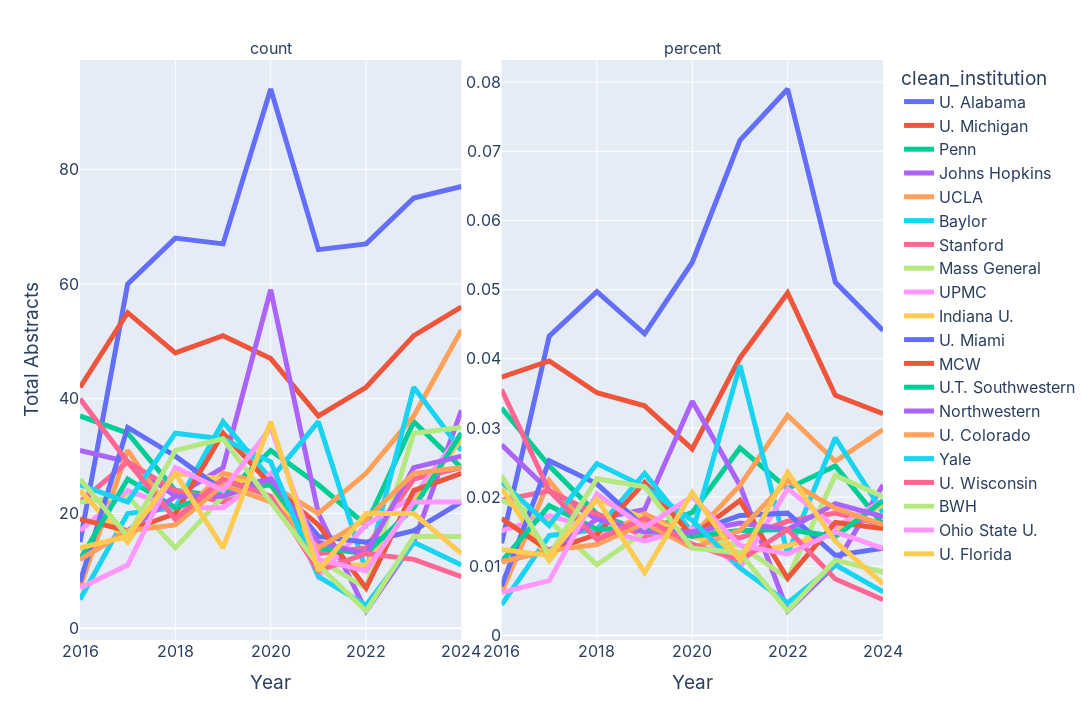

The notebook cell this image was saved under:
### Code cell
## Melt the df_institution_year_subset dataframe and create a new line plot faceting the count and percent

df_institution_year_subset_melt = pd.melt(df_institution_year_subset, id_vars=['year', 'clean_institution'], value_vars=['count', 'percent'])

df_institution_year_subset_melt

fig = px.line(

    df_institution_year_subset_melt,
    x='year',
    y='value',
    color='clean_institution',
    facet_col='variable',
    facet_col_wrap=2,
    facet_col_spacing=0.05,
    labels = dict(year = 'Year', value = 'Total Abstracts')

)

fig.update_layout(
    width=1600,
    height=720,
    font=dict(
        family="Inter",
        size=16)
)

fig.update_traces(textfont_size=24)
fig.update_xaxes(tickangle=0)

fig.update_layout(
    xaxis_title="Year",
    yaxis_title="Total Abstracts"
)

## Non standard y-axes
fig.update_yaxes(matches=None)

## Show y-axes labels for both facets
fig.update_yaxes(showticklabels=True)

fig.update_traces(line=dict(width=5))

fig.write_image('fig3_top_institutions_year_melt.svg')

## Get rid of 'variable=' in the facet title
fig.for_each_annotation(lambda a: a.update(text=a.text.split("=")[-1]))



fig.show()

### Figure 1 — Plotly figure (JSON) as saved in the notebook; plotly's stock layout.template omitted (floating-point values rounded to 4 significant figures)
{"data": [{"hovertemplate": "clean_institution=U. Alabama<br>variable=count<br>Year=%{x}<br>Total Abstracts=%{y}<extra></extra>", "legendgroup": "U. Alabama", "line": {"color": "#636efa", "dash": "solid", "width": 5}, "marker": {"symbol": "circle"}, "mode": "lines", "name": "U. Alabama", "orientation": "v", "showlegend": true, "textfont": {"size": 24}, "type": "scatter", "x": [2024, 2023, 2022, 2021, 2020, 2019, 2018, 2017, 2016], "xaxis": "x", "y": [77, 75, 67, 66, 94, 67, 68, 60, 15], "yaxis": "y"}, {"hovertemplate": "clean_institution=U. Alabama<br>variable=percent<br>Year=%{x}<br>Total Abstracts=%{y}<extra></extra>", "legendgroup": "U. Alabama", "line": {"color": "#636efa", "dash": "solid", "width": 5}, "marker": {"symbol": "circle"}, "mode": "lines", "name": "U. Alabama", "orientation": "v", "showlegend": false, "textfont": {"size": 24}, "type": "scatter", "x": [2024, 2023, 2022, 2021, 2020, 2019, 2018, 2017, 2016], "xaxis": "x2", "y": [0.0441, 0.05106, 0.07901, 0.07158, 0.05396, 0.04362, 0.04971, 0.04329, 0.01333], "yaxis": "y2"}, {"hovertemplate": "clean_institution=U. Michigan<br>variable=count<br>Year=%{x}<br>Total Abstracts=%{y}<extra></extra>", "legendgroup": "U. Michigan", "line": {"color": "#EF553B", "dash": "solid", "width": 5}, "marker": {"symbol": "circle"}, "mode": "lines", "name": "U. Michigan", "orientation": "v", "showlegend": true, "textfont": {"size": 24}, "type": "scatter", "x": [2024, 2023, 2022, 2021, 2020, 2019, 2018, 2017, 2016], "xaxis": "x", "y": [56, 51, 42, 37, 47, 51, 48, 55, 42], "yaxis": "y"}, {"hovertemplate": "clean_institution=U. Michigan<br>variable=percent<br>Year=%{x}<br>Total Abstracts=%{y}<extra></extra>", "legendgroup": "U. Michigan", "line": {"color": "#EF553B", "dash": "solid", "width": 5}, "marker": {"symbol": "circle"}, "mode": "lines", "name": "U. Michigan", "orientation": "v", "showlegend": false, "textfont": {"size": 24}, "type": "scatter", "x": [2024, 2023, 2022, 2021, 2020, 2019, 2018, 2017, 2016], "xaxis": "x2", "y": [0.03207, 0.03472, 0.04953, 0.04013, 0.02698, 0.0332, 0.03509, 0.03968, 0.03733], "yaxis": "y2"}, {"hovertemplate": "clean_institution=Penn<br>variable=count<br>Year=%{x}<br>Total Abstracts=%{y}<extra></extra>", "legendgroup": "Penn", "line": {"color": "#00cc96", "dash": "solid", "width": 5}, "marker": {"symbol": "circle"}, "mode": "lines", "name": "Penn", "orientation": "v", "showlegend": true, "textfont": {"size": 24}, "type": "scatter", "x": [2024, 2023, 2022, 2021, 2020, 2019, 2018, 2017, 2016], "xaxis": "x", "y": [28, 36, 18, 25, 31, 23, 24, 34, 37], "yaxis": "y"}, {"hovertemplate": "clean_institution=Penn<br>variable=percent<br>Year=%{x}<br>Total Abstracts=%{y}<extra></extra>", "legendgroup": "Penn", "line": {"color": "#00cc96", "dash": "solid", "width": 5}, "marker": {"symbol": "circle"}, "mode": "lines", "name": "Penn", "orientation": "v", "showlegend": false, "textfont": {"size": 24}, "type": "scatter", "x": [2024, 2023, 2022, 2021, 2020, 2019, 2018, 2017, 2016], "xaxis": "x2", "y": [0.01604, 0.02451, 0.02123, 0.02711, 0.0178, 0.01497, 0.01754, 0.02453, 0.03289], "yaxis": "y2"}, {"hovertemplate": "clean_institution=Johns Hopkins<br>variable=count<br>Year=%{x}<br>Total Abstracts=%{y}<extra></extra>", "legendgroup": "Johns Hopkins", "line": {"color": "#ab63fa", "dash": "solid", "width": 5}, "marker": {"symbol": "circle"}, "mode": "lines", "name": "Johns Hopkins", "orientation": "v", "showlegend": true, "textfont": {"size": 24}, "type": "scatter", "x": [2024, 2023, 2022, 2021, 2020, 2019, 2018, 2017, 2016], "xaxis": "x", "y": [38, 15, 3, 20, 59, 28, 23, 29, 31], "yaxis": "y"}, {"hovertemplate": "clean_institution=Johns Hopkins<br>variable=percent<br>Year=%{x}<br>Total Abstracts=%{y}<extra></extra>", "legendgroup": "Johns Hopkins", "line": {"color": "#ab63fa", "dash": "solid", "width": 5}, "marker": {"symbol": "circle"}, "mode": "lines", "name": "Johns Hopkins", "orientation": "v", "showlegend": false, "textfont": {"size": 24}, "type": "scatter", "x": [2024, 2023, 2022, 2021, 2020, 2019, 2018, 2017, 2016], "xaxis": "x2", "y": [0.02176, 0.01021, 0.003538, 0.02169, 0.03387, 0.01823, 0.01681, 0.02092, 0.02756], "yaxis": "y2"}, {"hovertemplate": "clean_institution=UCLA<br>variable=count<br>Year=%{x}<br>Total Abstracts=%{y}<extra></extra>", "legendgroup": "UCLA", "line": {"color": "#FFA15A", "dash": "solid", "width": 5}, "marker": {"symbol": "circle"}, "mode": "lines", "name": "UCLA", "orientation": "v", "showlegend": true, "textfont": {"size": 24}, "type": "scatter", "x": [2024, 2023, 2022, 2021, 2020, 2019, 2018, 2017, 2016], "xaxis": "x", "y": [52, 37, 27, 20, 25, 27, 19, 31, 7], "yaxis": "y"}, {"hovertemplate": "clean_institution=UCLA<br>variable=percent<br>Year=%{x}<br>Total Abstracts=%{y}<extra></extra>", "legendgroup": "UCLA", "line": {"color": "#FFA15A", "dash": "solid", "width": 5}, "marker": {"symbol": "circle"}, "mode": "lines", "name": "UCLA", "orientation": "v", "showlegend": false, "textfont": {"size": 24}, "type": "scatter", "x": [2024, 2023, 2022, 2021, 2020, 2019, 2018, 2017, 2016], "xaxis": "x2", "y": [0.02978, 0.02519, 0.03184, 0.02169, 0.01435, 0.01758, 0.01389, 0.02237, 0.006222], "yaxis": "y2"}, {"hovertemplate": "clean_institution=Baylor<br>variable=count<br>Year=%{x}<br>Total Abstracts=%{y}<extra></extra>", "legendgroup": "Baylor", "line": {"color": "#19d3f3", "dash": "solid", "width": 5}, "marker": {"symbol": "circle"}, "mode": "lines", "name": "Baylor", "orientation": "v", "showlegend": true, "textfont": {"size": 24}, "type": "scatter", "x": [2024, 2023, 2022, 2021, 2020, 2019, 2018, 2017, 2016], "xaxis": "x", "y": [31, 42, 10, 36, 26, 36, 21, 20, 5], "yaxis": "y"}, {"hovertemplate": "clean_institution=Baylor<br>variable=percent<br>Year=%{x}<br>Total Abstracts=%{y}<extra></extra>", "legendgroup": "Baylor", "line": {"color": "#19d3f3", "dash": "solid", "width": 5}, "marker": {"symbol": "circle"}, "mode": "lines", "name": "Baylor", "orientation": "v", "showlegend": false, "textfont": {"size": 24}, "type": "scatter", "x": [2024, 2023, 2022, 2021, 2020, 2019, 2018, 2017, 2016], "xaxis": "x2", "y": [0.01775, 0.02859, 0.01179, 0.03905, 0.01493, 0.02344, 0.01535, 0.01443, 0.004444], "yaxis": "y2"}, {"hovertemplate": "clean_institution=Stanford<br>variable=count<br>Year=%{x}<br>Total Abstracts=%{y}<extra></extra>", "legendgroup": "Stanford", "line": {"color": "#FF6692", "dash": "solid", "width": 5}, "marker": {"symbol": "circle"}, "mode": "lines", "name": "Stanford", "orientation": "v", "showlegend": true, "textfont": {"size": 24}, "type": "scatter", "x": [2024, 2023, 2022, 2021, 2020, 2019, 2018, 2017, 2016], "xaxis": "x", "y": [28, 26, 14, 13, 26, 22, 24, 29, 22], "yaxis": "y"}, {"hovertemplate": "clean_institution=Stanford<br>variable=percent<br>Year=%{x}<br>Total Abstracts=%{y}<extra></extra>", "legendgroup": "Stanford", "line": {"color": "#FF6692", "dash": "solid", "width": 5}, "marker": {"symbol": "circle"}, "mode": "lines", "name": "Stanford", "orientation": "v", "showlegend": false, "textfont": {"size": 24}, "type": "scatter", "x": [2024, 2023, 2022, 2021, 2020, 2019, 2018, 2017, 2016], "xaxis": "x2", "y": [0.01604, 0.0177, 0.01651, 0.0141, 0.01493, 0.01432, 0.01754, 0.02092, 0.01956], "yaxis": "y2"}, {"hovertemplate": "clean_institution=Mass General<br>variable=count<br>Year=%{x}<br>Total Abstracts=%{y}<extra></extra>", "legendgroup": "Mass General", "line": {"color": "#B6E880", "dash": "solid", "width": 5}, "marker": {"symbol": "circle"}, "mode": "lines", "name": "Mass General", "orientation": "v", "showlegend": true, "textfont": {"size": 24}, "type": "scatter", "x": [2024, 2023, 2022, 2021, 2020, 2019, 2018, 2017, 2016], "xaxis": "x", "y": [35, 34, 7, 12, 25, 23, 14, 23, 22], "yaxis": "y"}, {"hovertemplate": "clean_institution=Mass General<br>variable=percent<br>Year=%{x}<br>Total Abstracts=%{y}<extra></extra>", "legendgroup": "Mass General", "line": {"color": "#B6E880", "dash": "solid", "width": 5}, "marker": {"symbol": "circle"}, "mode": "lines", "name": "Mass General", "orientation": "v", "showlegend": false, "textfont": {"size": 24}, "type": "scatter", "x": [2024, 2023, 2022, 2021, 2020, 2019, 2018, 2017, 2016], "xaxis": "x2", "y": [0.02005, 0.02314, 0.008255, 0.01302, 0.01435, 0.01497, 0.01023, 0.01659, 0.01956], "yaxis": "y2"}, {"hovertemplate": "clean_institution=UPMC<br>variable=count<br>Year=%{x}<br>Total Abstracts=%{y}<extra></extra>", "legendgroup": "UPMC", "line": {"color": "#FF97FF", "dash": "solid", "width": 5}, "marker": {"symbol": "circle"}, "mode": "lines", "name": "UPMC", "orientation": "v", "showlegend": true, "textfont": {"size": 24}, "type": "scatter", "x": [2024, 2023, 2022, 2021, 2020, 2019, 2018, 2017, 2016], "xaxis": "x", "y": [34, 23, 18, 9, 27, 21, 21, 24, 17], "yaxis": "y"}, {"hovertemplate": "clean_institution=UPMC<br>variable=percent<br>Year=%{x}<br>Total Abstracts=%{y}<extra></extra>", "legendgroup": "UPMC", "line": {"color": "#FF97FF", "dash": "solid", "width": 5}, "marker": {"symbol": "circle"}, "mode": "lines", "name": "UPMC", "orientation": "v", "showlegend": false, "textfont": {"size": 24}, "type": "scatter", "x": [2024, 2023, 2022, 2021, 2020, 2019, 2018, 2017, 2016], "xaxis": "x2", "y": [0.01947, 0.01566, 0.02123, 0.009761, 0.0155, 0.01367, 0.01535, 0.01732, 0.01511], "yaxis": "y2"}, {"hovertemplate": "clean_institution=Indiana U.<br>variable=count<br>Year=%{x}<br>Total Abstracts=%{y}<extra></extra>", "legendgroup": "Indiana U.", "line": {"color": "#FECB52", "dash": "solid", "width": 5}, "marker": {"symbol": "circle"}, "mode": "lines", "name": "Indiana U.", "orientation": "v", "showlegend": true, "textfont": {"size": 24}, "type": "scatter", "x": [2024, 2023, 2022, 2021, 2020, 2019, 2018, 2017, 2016], "xaxis": "x", "y": [33, 22, 11, 11, 25, 26, 27, 15, 24], "yaxis": "y"}, {"hovertemplate": "clean_institution=Indiana U.<br>variable=percent<br>Year=%{x}<br>Total Abstracts=%{y}<extra></extra>", "legendgroup": "Indiana U.", "line": {"color": "#FECB52", "dash": "solid", "width": 5}, "marker": {"symbol": "circle"}, "mode": "lines", "name": "Indiana U.", "orientation": "v", "showlegend": false, "textfont": {"size": 24}, "type": "scatter", "x": [2024, 2023, 2022, 2021, 2020, 2019, 2018, 2017, 2016], "xaxis": "x2", "y": [0.0189, 0.01498, 0.01297, 0.01193, 0.01435, 0.01693, 0.01974, 0.01082, 0.02133], "yaxis": "y2"}, {"hovertemplate": "clean_institution=U. Miami<br>variable=count<br>Year=%{x}<br>Total Abstracts=%{y}<extra></extra>", "legendgroup": "U. Miami", "line": {"color": "#636efa", "dash": "solid", "width": 5}, "marker": {"symbol": "circle"}, "mode": "lines", "name": "U. Miami", "orientation": "v", "showlegend": true, "textfont": {"size": 24}, "type": "scatter", "x": [2024, 2023, 2022, 2021, 2020, 2019, 2018, 2017, 2016], "xaxis": "x", "y": [22, 17, 15, 16, 26, 24, 30, 35, 8], "yaxis": "y"}, {"hovertemplate": "clean_institution=U. Miami<br>variable=percent<br>Year=%{x}<br>Total Abstracts=%{y}<extra></extra>", "legendgroup": "U. Miami", "line": {"color": "#636efa", "dash": "solid", "width": 5}, "marker": {"symbol": "circle"}, "mode": "lines", "name": "U. Miami", "orientation": "v", "showlegend": false, "textfont": {"size": 24}, "type": "scatter", "x": [2024, 2023, 2022, 2021, 2020, 2019, 2018, 2017, 2016], "xaxis": "x2", "y": [0.0126, 0.01157, 0.01769, 0.01735, 0.01493, 0.01562, 0.02193, 0.02525, 0.007111], "yaxis": "y2"}, {"hovertemplate": "clean_institution=MCW<br>variable=count<br>Year=%{x}<br>Total Abstracts=%{y}<extra></extra>", "legendgroup": "MCW", "line": {"color": "#EF553B", "dash": "solid", "width": 5}, "marker": {"symbol": "circle"}, "mode": "lines", "name": "MCW", "orientation": "v", "showlegend": true, "textfont": {"size": 24}, "type": "scatter", "x": [2024, 2023, 2022, 2021, 2020, 2019, 2018, 2017, 2016], "xaxis": "x", "y": [27, 24, 7, 18, 25, 34, 20, 17, 19], "yaxis": "y"}, {"hovertemplate": "clean_institution=MCW<br>variable=percent<br>Year=%{x}<br>Total Abstracts=%{y}<extra></extra>", "legendgroup": "MCW", "line": {"color": "#EF553B", "dash": "solid", "width": 5}, "marker": {"symbol": "circle"}, "mode": "lines", "name": "MCW", "orientation": "v", "showlegend": false, "textfont": {"size": 24}, "type": "scatter", "x": [2024, 2023, 2022, 2021, 2020, 2019, 2018, 2017, 2016], "xaxis": "x2", "y": [0.01546, 0.01634, 0.008255, 0.01952, 0.01435, 0.02214, 0.01462, 0.01227, 0.01689], "yaxis": "y2"}, {"hovertemplate": "clean_institution=U.T. Southwestern<br>variable=count<br>Year=%{x}<br>Total Abstracts=%{y}<extra></extra>", "legendgroup": "U.T. Southwestern", "line": {"color": "#00cc96", "dash": "solid", "width": 5}, "marker": {"symbol": "circle"}, "mode": "lines", "name": "U.T. Southwestern", "orientation": "v", "showlegend": true, "textfont": {"size": 24}, "type": "scatter", "x": [2024, 2023, 2022, 2021, 2020, 2019, 2018, 2017, 2016], "xaxis": "x", "y": [34, 21, 13, 14, 25, 24, 21, 26, 12], "yaxis": "y"}, {"hovertemplate": "clean_institution=U.T. Southwestern<br>variable=percent<br>Year=%{x}<br>Total Abstracts=%{y}<extra></extra>", "legendgroup": "U.T. Southwestern", "line": {"color": "#00cc96", "dash": "solid", "width": 5}, "marker": {"symbol": "circle"}, "mode": "lines", "name": "U.T. Southwestern", "orientation": "v", "showlegend": false, "textfont": {"size": 24}, "type": "scatter", "x": [2024, 2023, 2022, 2021, 2020, 2019, 2018, 2017, 2016], "xaxis": "x2", "y": [0.01947, 0.0143, 0.01533, 0.01518, 0.01435, 0.01562, 0.01535, 0.01876, 0.01067], "yaxis": "y2"}, {"hovertemplate": "clean_institution=Northwestern<br>variable=count<br>Year=%{x}<br>Total Abstracts=%{y}<extra></extra>", "legendgroup": "Northwestern", "line": {"color": "#ab63fa", "dash": "solid", "width": 5}, "marker": {"symbol": "circle"}, "mode": "lines", "name": "Northwestern", "orientation": "v", "showlegend": true, "textfont": {"size": 24}, "type": "scatter", "x": [2024, 2023, 2022, 2021, 2020, 2019, 2018, 2017, 2016], "xaxis": "x", "y": [30, 28, 13, 15, 26, 23, 23, 17, 12], "yaxis": "y"}, {"hovertemplate": "clean_institution=Northwestern<br>variable=percent<br>Year=%{x}<br>Total Abstracts=%{y}<extra></extra>", "legendgroup": "Northwestern", "line": {"color": "#ab63fa", "dash": "solid", "width": 5}, "marker": {"symbol": "circle"}, "mode": "lines", "name": "Northwestern", "orientation": "v", "showlegend": false, "textfont": {"size": 24}, "type": "scatter", "x": [2024, 2023, 2022, 2021, 2020, 2019, 2018, 2017, 2016], "xaxis": "x2", "y": [0.01718, 0.01906, 0.01533, 0.01627, 0.01493, 0.01497, 0.01681, 0.01227, 0.01067], "yaxis": "y2"}, {"hovertemplate": "clean_institution=U. Colorado<br>variable=count<br>Year=%{x}<br>Total Abstracts=%{y}<extra></extra>", "legendgroup": "U. Colorado", "line": {"color": "#FFA15A", "dash": "solid", "width": 5}, "marker": {"symbol": "circle"}, "mode": "lines", "name": "U. Colorado", "orientation": "v", "showlegend": true, "textfont": {"size": 24}, "type": "scatter", "x": [2024, 2023, 2022, 2021, 2020, 2019, 2018, 2017, 2016], "xaxis": "x", "y": [28, 27, 19, 14, 22, 25, 18, 17, 12], "yaxis": "y"}, {"hovertemplate": "clean_institution=U. Colorado<br>variable=percent<br>Year=%{x}<br>Total Abstracts=%{y}<extra></extra>", "legendgroup": "U. Colorado", "line": {"color": "#FFA15A", "dash": "solid", "width": 5}, "marker": {"symbol": "circle"}, "mode": "lines", "name": "U. Colorado", "orientation": "v", "showlegend": false, "textfont": {"size": 24}, "type": "scatter", "x": [2024, 2023, 2022, 2021, 2020, 2019, 2018, 2017, 2016], "xaxis": "x2", "y": [0.01604, 0.01838, 0.02241, 0.01518, 0.01263, 0.01628, 0.01316, 0.01227, 0.01067], "yaxis": "y2"}, {"hovertemplate": "clean_institution=Yale<br>variable=count<br>Year=%{x}<br>Total Abstracts=%{y}<extra></extra>", "legendgroup": "Yale", "line": {"color": "#19d3f3", "dash": "solid", "width": 5}, "marker": {"symbol": "circle"}, "mode": "lines", "name": "Yale", "orientation": "v", "showlegend": true, "textfont": {"size": 24}, "type": "scatter", "x": [2024, 2023, 2022, 2021, 2020, 2019, 2018, 2017, 2016], "xaxis": "x", "y": [11, 15, 4, 9, 29, 33, 34, 22, 25], "yaxis": "y"}, {"hovertemplate": "clean_institution=Yale<br>variable=percent<br>Year=%{x}<br>Total Abstracts=%{y}<extra></extra>", "legendgroup": "Yale", "line": {"color": "#19d3f3", "dash": "solid", "width": 5}, "marker": {"symbol": "circle"}, "mode": "lines", "name": "Yale", "orientation": "v", "showlegend": false, "textfont": {"size": 24}, "type": "scatter", "x": [2024, 2023, 2022, 2021, 2020, 2019, 2018, 2017, 2016], "xaxis": "x2", "y": [0.0063, 0.01021, 0.004717, 0.009761, 0.01665, 0.02148, 0.02485, 0.01587, 0.02222], "yaxis": "y2"}, {"hovertemplate": "clean_institution=U. Wisconsin<br>variable=count<br>Year=%{x}<br>Total Abstracts=%{y}<extra></extra>", "legendgroup": "U. Wisconsin", "line": {"color": "#FF6692", "dash": "solid", "width": 5}, "marker": {"symbol": "circle"}, "mode": "lines", "name": "U. Wisconsin", "orientation": "v", "showlegend": true, "textfont": {"size": 24}, "type": "scatter", "x": [2024, 2023, 2022, 2021, 2020, 2019, 2018, 2017, 2016], "xaxis": "x", "y": [9, 12, 13, 10, 23, 26, 19, 29, 40], "yaxis": "y"}, {"hovertemplate": "clean_institution=U. Wisconsin<br>variable=percent<br>Year=%{x}<br>Total Abstracts=%{y}<extra></extra>", "legendgroup": "U. Wisconsin", "line": {"color": "#FF6692", "dash": "solid", "width": 5}, "marker": {"symbol": "circle"}, "mode": "lines", "name": "U. Wisconsin", "orientation": "v", "showlegend": false, "textfont": {"size": 24}, "type": "scatter", "x": [2024, 2023, 2022, 2021, 2020, 2019, 2018, 2017, 2016], "xaxis": "x2", "y": [0.005155, 0.008169, 0.01533, 0.01085, 0.0132, 0.01693, 0.01389, 0.02092, 0.03556], "yaxis": "y2"}, {"hovertemplate": "clean_institution=BWH<br>variable=count<br>Year=%{x}<br>Total Abstracts=%{y}<extra></extra>", "legendgroup": "BWH", "line": {"color": "#B6E880", "dash": "solid", "width": 5}, "marker": {"symbol": "circle"}, "mode": "lines", "name": "BWH", "orientation": "v", "showlegend": true, "textfont": {"size": 24}, "type": "scatter", "x": [2024, 2023, 2022, 2021, 2020, 2019, 2018, 2017, 2016], "xaxis": "x", "y": [16, 16, 3, 11, 22, 33, 31, 16, 26], "yaxis": "y"}, {"hovertemplate": "clean_institution=BWH<br>variable=percent<br>Year=%{x}<br>Total Abstracts=%{y}<extra></extra>", "legendgroup": "BWH", "line": {"color": "#B6E880", "dash": "solid", "width": 5}, "marker": {"symbol": "circle"}, "mode": "lines", "name": "BWH", "orientation": "v", "showlegend": false, "textfont": {"size": 24}, "type": "scatter", "x": [2024, 2023, 2022, 2021, 2020, 2019, 2018, 2017, 2016], "xaxis": "x2", "y": [0.009164, 0.01089, 0.003538, 0.01193, 0.01263, 0.02148, 0.02266, 0.01154, 0.02311], "yaxis": "y2"}, {"hovertemplate": "clean_institution=Ohio State U.<br>variable=count<br>Year=%{x}<br>Total Abstracts=%{y}<extra></extra>", "legendgroup": "Ohio State U.", "line": {"color": "#FF97FF", "dash": "solid", "width": 5}, "marker": {"symbol": "circle"}, "mode": "lines", "name": "Ohio State U.", "orientation": "v", "showlegend": true, "textfont": {"size": 24}, "type": "scatter", "x": [2024, 2023, 2022, 2021, 2020, 2019, 2018, 2017, 2016], "xaxis": "x", "y": [22, 22, 10, 12, 35, 24, 28, 11, 7], "yaxis": "y"}, {"hovertemplate": "clean_institution=Ohio State U.<br>variable=percent<br>Year=%{x}<br>Total Abstracts=%{y}<extra></extra>", "legendgroup": "Ohio State U.", "line": {"color": "#FF97FF", "dash": "solid", "width": 5}, "marker": {"symbol": "circle"}, "mode": "lines", "name": "Ohio State U.", "orientation": "v", "showlegend": false, "textfont": {"size": 24}, "type": "scatter", "x": [2024, 2023, 2022, 2021, 2020, 2019, 2018, 2017, 2016], "xaxis": "x2", "y": [0.0126, 0.01498, 0.01179, 0.01302, 0.02009, 0.01562, 0.02047, 0.007937, 0.006222], "yaxis": "y2"}, {"hovertemplate": "clean_institution=U. Florida<br>variable=count<br>Year=%{x}<br>Total Abstracts=%{y}<extra></extra>", "legendgroup": "U. Florida", "line": {"color": "#FECB52", "dash": "solid", "width": 5}, "marker": {"symbol": "circle"}, "mode": "lines", "name": "U. Florida", "orientation": "v", "showlegend": true, "textfont": {"size": 24}, "type": "scatter", "x": [2024, 2023, 2022, 2021, 2020, 2019, 2018, 2017, 2016], "xaxis": "x", "y": [13, 20, 20, 10, 36, 14, 27, 16, 14], "yaxis": "y"}, {"hovertemplate": "clean_institution=U. Florida<br>variable=percent<br>Year=%{x}<br>Total Abstracts=%{y}<extra></extra>", "legendgroup": "U. Florida", "line": {"color": "#FECB52", "dash": "solid", "width": 5}, "marker": {"symbol": "circle"}, "mode": "lines", "name": "U. Florida", "orientation": "v", "showlegend": false, "textfont": {"size": 24}, "type": "scatter", "x": [2024, 2023, 2022, 2021, 2020, 2019, 2018, 2017, 2016], "xaxis": "x2", "y": [0.007446, 0.01361, 0.02358, 0.01085, 0.02067, 0.009115, 0.01974, 0.01154, 0.01244], "yaxis": "y2"}], "layout": {"annotations": [{"font": {}, "showarrow": false, "text": "count", "x": 0.2375, "xanchor": "center", "xref": "paper", "y": 1, "yanchor": "bottom", "yref": "paper"}, {"font": {}, "showarrow": false, "text": "percent", "x": 0.7625, "xanchor": "center", "xref": "paper", "y": 1, "yanchor": "bottom", "yref": "paper"}], "font": {"family": "Inter", "size": 16}, "height": 720, "legend": {"title": {"text": "clean_institution"}, "tracegroupgap": 0}, "margin": {"t": 60}, "width": 1600, "xaxis": {"anchor": "y", "domain": [0, 0.475], "tickangle": 0, "title": {"text": "Year"}}, "xaxis2": {"anchor": "y2", "domain": [0.525, 1], "matches": "x", "tickangle": 0, "title": {"text": "Year"}}, "yaxis": {"anchor": "x", "domain": [0, 1], "showticklabels": true, "title": {"text": "Total Abstracts"}}, "yaxis2": {"anchor": "x2", "domain": [0, 1], "showticklabels": true}}}
